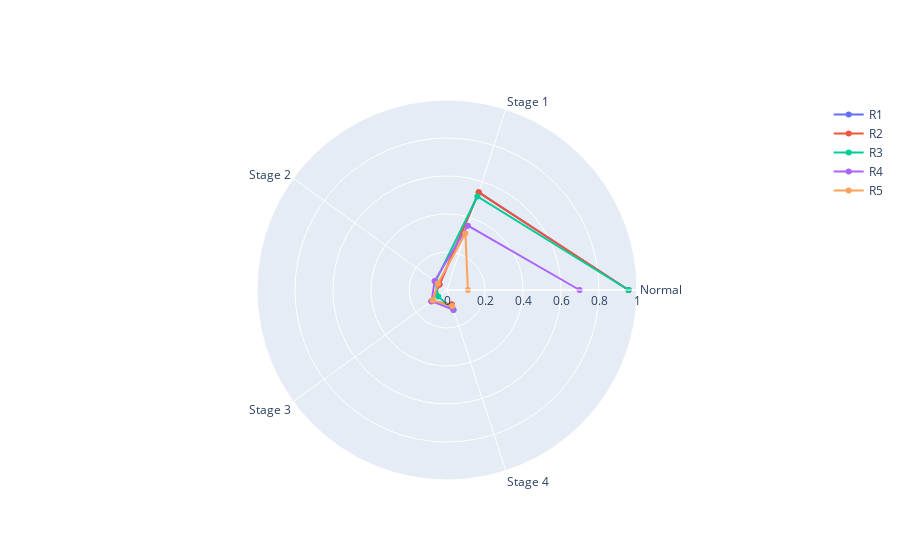

The notebook cell saved with this chart:
### Code cell
import plotly.graph_objects as go

categories = ci_df.columns.values

fig = go.Figure()


for r in ci_df.iterrows():
    row_cis = r[1].values[:-1]
    row_net = r[1].values[-1]

    fig.add_trace(go.Scatterpolar(
          r=row_cis,
          theta=categories,
          #fill='toself',
          name=row_net
    ))
    

fig.update_layout(
  polar=dict(
    radialaxis=dict(
      visible=True,
      range=[0, 1]
    )),
  showlegend=True
)

fig.show()

### Figure 1 — Plotly figure (JSON) as saved in the notebook; plotly's stock layout.template omitted (floating-point values rounded to 4 significant figures)
{"data": [{"name": "R1", "r": [0.9555, 0.5404, 0.04869, 0.1012, 0.08051], "theta": ["Normal", "Stage 1", "Stage 2", "Stage 3", "Stage 4", "Network"], "type": "scatterpolar"}, {"name": "R2", "r": [0.9555, 0.5404, 0.04869, 0.1012, 0.08051], "theta": ["Normal", "Stage 1", "Stage 2", "Stage 3", "Stage 4", "Network"], "type": "scatterpolar"}, {"name": "R3", "r": [0.9557, 0.5175, 0.07547, 0.05714, 0.1111], "theta": ["Normal", "Stage 1", "Stage 2", "Stage 3", "Stage 4", "Network"], "type": "scatterpolar"}, {"name": "R4", "r": [0.6979, 0.3559, 0.08088, 0.09994, 0.1095], "theta": ["Normal", "Stage 1", "Stage 2", "Stage 3", "Stage 4", "Network"], "type": "scatterpolar"}, {"name": "R5", "r": [0.11, 0.3132, 0.0591, 0.09288, 0.08835], "theta": ["Normal", "Stage 1", "Stage 2", "Stage 3", "Stage 4", "Network"], "type": "scatterpolar"}], "layout": {"polar": {"radialaxis": {"range": [0, 1], "visible": true}}, "showlegend": true}}
